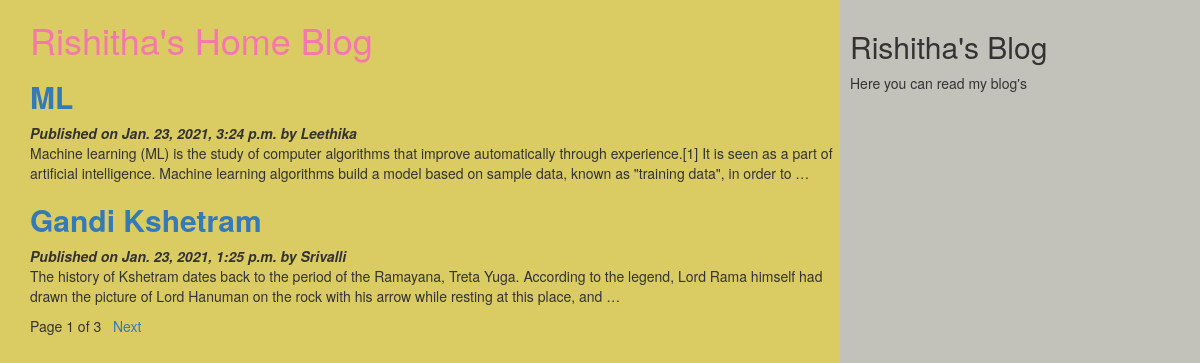
The page / on the database its author committed.
### myApp/models.py (models this page shows, shortened)
class Post(models.Model):
          tags=TaggableManager()
          STATUS_CHOICES=(('draft','Draft'),('published','Published'))
          title=models.CharField(max_length=256)
          slug=models.SlugField(max_length=264,unique_for_date='publish')
          author=models.ForeignKey(User,related_name='blog_posts',on_delete= models.CASCADE)
          body=models.TextField()
          publish=models.DateTimeField(default=timezone.now)
          created=models.DateTimeField(auto_now_add=True)
          updated=models.DateTimeField(auto_now=True)
          status= models.CharField(max_length=10,choices=STATUS_CHOICES,default='draft')
          objects=CustomManager()
          class Meta:
                ordering=('-publish',)
          def get_absolute_url(self):
                return reverse('post_detail',args=[self.publish.year,self.publish.strftime('%m'),self.publish.strftime('%d'),self.slug])

### myApp/views.py (the view)
# urls.py: url(r'^$',views.post_list_view),
def post_list_view(request):
    post_list=Post.objects.all()
    paginator=Paginator(post_list,2) #step1
    page_number=request.GET.get('page') #step2
    try:
       post_list=paginator.page(page_number) #step2
    except PageNotAnInteger:
       post_list=paginator.page(1) #step 3
    except EmptyPage:
      post_list=paginator.page(paginator.num_pages) #step 4
    d={'post_list':post_list}
    return render(request,'myApp/post_list.html',d)

### myApp/models.py (called while the page is built)
    def get_queryset(self):
        return super().get_queryset().filter(status='published')

### templates/myApp/post_list.html (shortened to what this page needs)
<html>
    {%extends 'myApp/parent.html'%}
        {%block content_block%}
        <h1 style="color:f578ac">Rishitha's Home Blog</h1>
        {%for post in post_list%}
        <a href="{{post.get_absolute_url}}"><h2><b>{{post.title}}</b></h2></a>
        <i><b>Published on {{post.publish}} by {{post.author|title}}</b></i>
        {{post.body|truncatewords:40|linebreaks}}
        {%endfor%}
        {%include 'myApp/pagination.html' with page=post_list%}
        {%endblock%}

### templates/myApp/parent.html (shortened to what this page needs)
<html>
    <head>
        <link rel="stylesheet" href="https://maxcdn.bootstrapcdn.com/bootstrap/3.3.7/css/bootstrap.min.css">
    </head>
    <body>
        <div class="content" style="width:70%;float:left;background-color:dbcb63;height:100%;padding:0 0 0 30px">
              {%block content_block%}
              {%endblock%}
        </div>
        <div class="sidebar" style="width:30%;float:right;background-color:c2c1ba;height:100%;padding:10px">
            <h2>Rishitha's Blog</h2>
            <p>Here you can read my blog's</p>
        </div>
    </body>
</html>

### templates/myApp/pagination.html (shortened to what this page needs)
<!DOCTYPE html>
<html lang="en" dir="ltr">
  <body>
     <div class="paginator">
      <span>Page {{page.number}} of {{page.paginator.num_pages}}</span>&nbsp&nbsp
      {%if page.has_next%}
      <a href="?page={{page.next_page_number}}">Next</a> &nbsp  &nbsp
      {%endif%}
     </div>
  </body>
</html>

### rows shown on the page
Post: title "ML", publish "Jan. 23, 2021, 3:24 p.m.", author "Leethika", body "Machine learning (ML) is the study of computer algorithms that improve automatically through experience.[1] It is seen as a part of artificial intelligence. Machine learning algorithms build a model based on sample data, known as \"training data\", in order to …"
Post: title "Gandi Kshetram", publish "Jan. 23, 2021, 1:25 p.m.", author "Srivalli", body "The history of Kshetram dates back to the period of the Ramayana, Treta Yuga. According to the legend, Lord Rama himself had drawn the picture of Lord Hanuman on the rock with his arrow while resting at this place, and …"

### other values the page prints
{{ page.number }} "1"
{{ page.paginator.num_pages }} "3"
